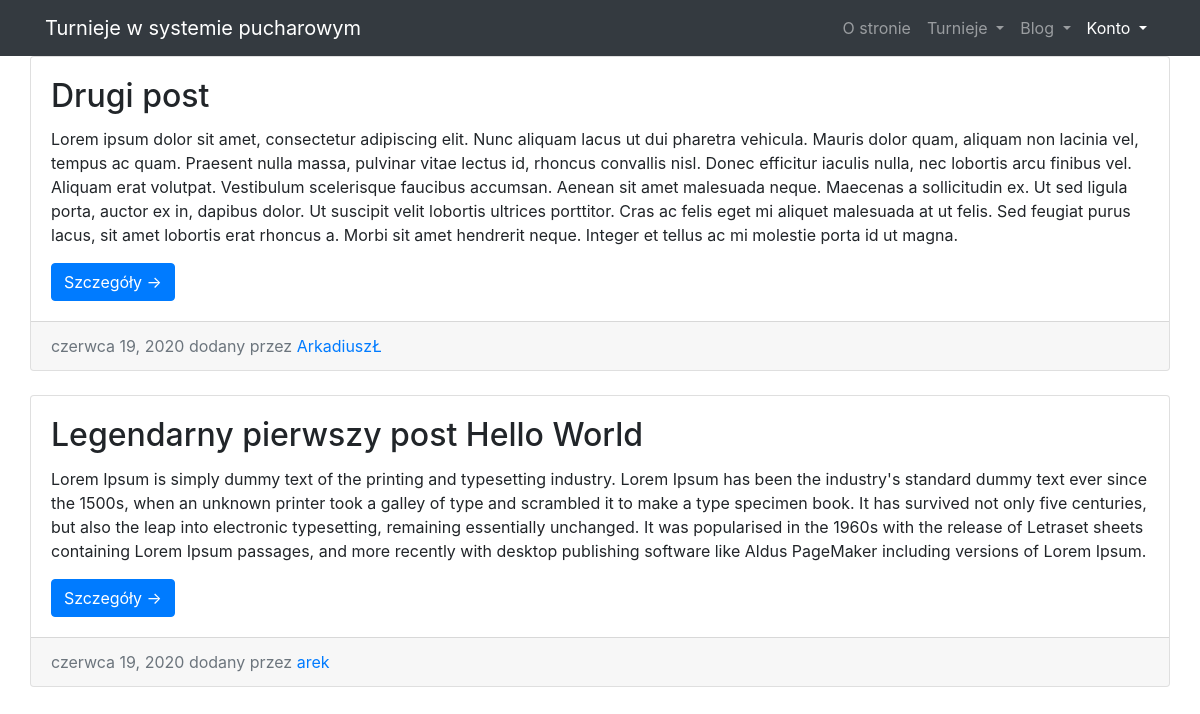
Before: / with the older database file.
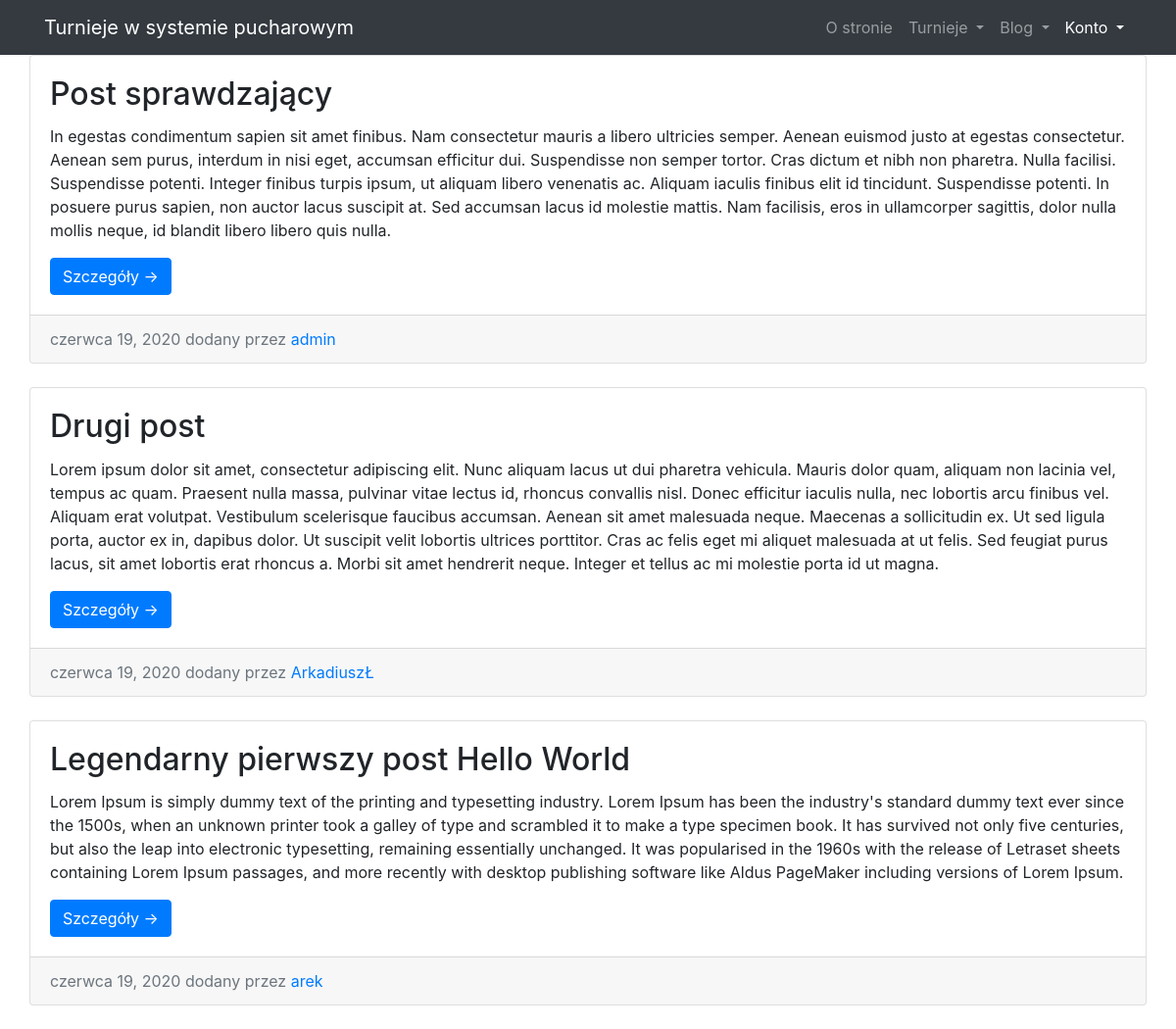
After: the same page with the newer database file.
### blog/models.py (models this page shows, shortened)
class Post(models.Model):
    title = models.CharField(max_length=100)
    content = models.TextField()
    date_posted = models.DateTimeField(default=timezone.now)
    author = models.ForeignKey(User, on_delete=models.CASCADE)

### user/models.py (models this page shows)
class User(AbstractUser):
    date_of_birth = models.DateField(default=date.today)

### blog/views.py (the view)
# urls.py: path('', PostListView.as_view(), name='blog-home'),
class PostListView(ListView):
    model = Post
    template_name = 'blog/home.html'
    context_object_name = 'posts'
    ordering = ['-date_posted']
    paginate_by = 5

### blog/templates/blog/home.html (shortened to what this page needs)
{% extends "tournaments_app/base.html" %}
{% block content %}
<div class="row">
    {% for post in posts %}
    <article>
        <div class="card mb-4">
            <div class="card-body">
                <h2 class="card-title">{{ post.title }}</h2>
                <p class="card-text">{{ post.content }}</p>
                <a href="{% url 'post-detail' post.id %}" class="btn btn-primary">Szczegóły &rarr;</a>
            </div>
            <div class="card-footer text-muted">
                {{ post.date_posted|date:"E d, Y" }} dodany przez <a
                    href="{% url 'user-posts' post.author.username %}">{{ post.author }}</a>
            </div>
        </div>
    </article>
    {% endfor %}
</div>
{% endblock content %}

Changed rows visible on the page:
added Post: title "Post sprawdzający", content "In egestas condimentum sapien sit amet finibus. Nam consectetur mauris a libero ultricies semper. Aenean euismod justo at egestas consectetur. Aenean sem purus, interdum in nisi eget, accumsan efficitur dui. Suspendisse non semper tortor. Cras dictum et nibh non pharetra. Nulla facilisi. Suspendisse potenti. Integer finibus turpis ipsum, ut aliquam libero venenatis ac. Aliquam iaculis finibus elit id tincidunt. Suspendisse potenti. In posuere purus sapien, non auctor lacus suscipit at. Sed accumsan lacus id molestie mattis. Nam facilisis, eros in ullamcorper sagittis, dolor nulla mollis neque, id blandit libero libero quis nulla.", date_posted "czerwca 19, 2020", author "admin"
